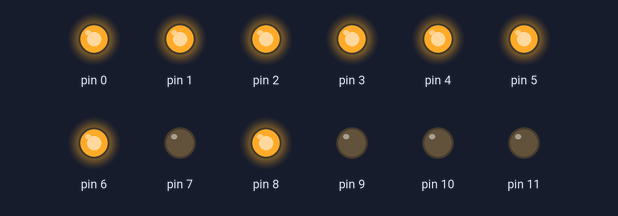
Bench run of a sketch on a simulated Arduino Uno, built with avr-gcc and run on an emulated ATmega328P. Shown: output pins drawn as LEDs (lit = HIGH). Random numbers use the default seed unless the sketch sets one.

Above: at 0.06 s.
At 4.94 s:
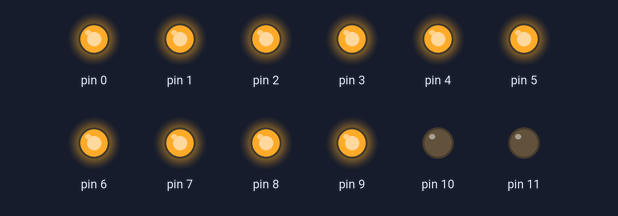
At 9.95 s:
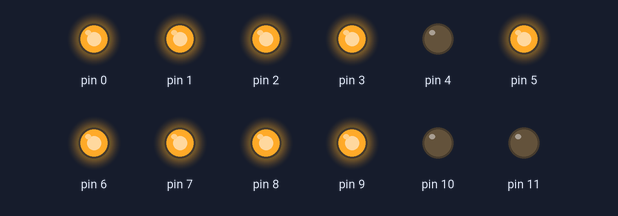
At 19.96 s:
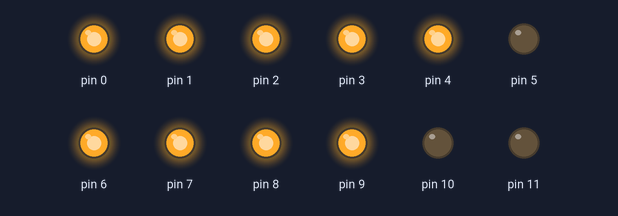
At 29.85 s:
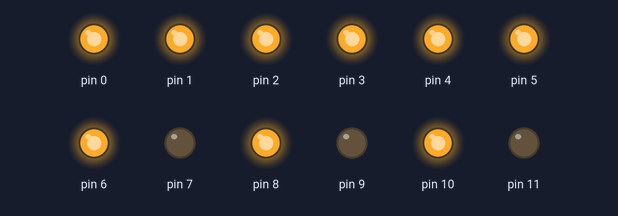
At 39.86 s:
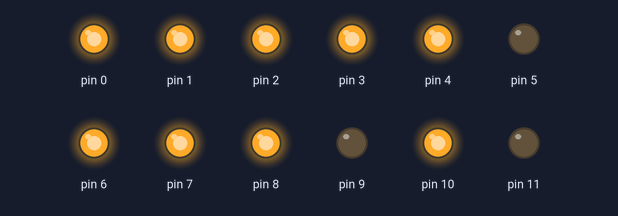
Timing chart, 0 to 40.0 s (numbered marks = the images above):
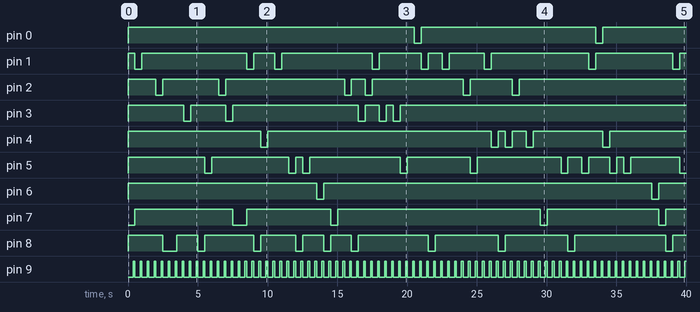

Measured:
- by itself, pin 0: goes HIGH 20.5 s, LOW 0.50 s, HIGH 12.5 s, LOW 0.50 s, then HIGH
- by itself, pin 1: LOW → HIGH at 0.00 s, → LOW 0.50 s later, → HIGH 0.50 s later, → LOW 7.5 s later, … (19 changes in this stretch)
- by itself, pin 2: LOW → HIGH at 0.00 s, → LOW 2.0 s later, → HIGH 0.50 s later, → LOW 4.0 s later, … (13 changes in this stretch)
- by itself, pin 3: LOW → HIGH at 0.00 s, → LOW 4.0 s later, → HIGH 0.50 s later, → LOW 2.5 s later, … (11 changes in this stretch)
- by itself, pin 4: LOW → HIGH at 0.00 s, → LOW 9.5 s later, → HIGH 0.50 s later, → LOW 16.0 s later, … (11 changes in this stretch)
- by itself, pin 5: LOW → HIGH at 0.00 s, → LOW 5.5 s later, → HIGH 0.50 s later, → LOW 5.5 s later, … (20 changes in this stretch)
- by itself, pin 6: goes HIGH 13.5 s, LOW 0.50 s, HIGH 23.5 s, LOW 0.50 s, then HIGH
- by itself, pin 7: LOW → HIGH at 0.50 s, → LOW 7.0 s later, → HIGH 1.0 s later, → LOW 6.0 s later, … (9 changes in this stretch)

The sketch:

led_3x3_raindrop.ino
```cpp
int rowCount = 3;
int colCount = 9;
int pinCount = rowCount + colCount;
int wait = 300;

int dropDelay = 125;

// the setup routine runs once when you press reset:
void setup() {
  // initialize the digital pin as an output.
  for (int i=0;i<pinCount;i++) {
    pinMode(i, OUTPUT);
  }

}

void setPin(int pin, boolean output) {
  // first 9 pins mapped to columns
  // 0   1   2   3   4   5   6   7   8
  // D0  D1  D2  D3  D4  D5  D6  D7  D8

  // last 3 pins mapped to rows
  // 9   10   11
  // D9  D10  D11

   if (output){
     digitalWrite(pin,HIGH);
   } else {
     digitalWrite(pin,LOW);
   }

}

void setAllCol(boolean setting) {
  for (int c=0;c<9;c++){
    setPin(c, setting);
  }
}

void allColOn() {
  setAllCol(false);
}

void allColOff() {
  setAllCol(true);
}

void setCol(int col, boolean setting) {
  setPin(col, setting);
}


void allRow(boolean setting) {
  for (int r=9;r<12;r++) {
    setPin(r, setting);
  }
}

void setRow(int row, boolean setting) {
  setPin(row+colCount, setting);
}

void allRowOn(){
  allRow(true);
}

void allRowOff(){
  allRow(false);
}

void allOn() {
  allRowOn();
  allColOn();
}

void allOff() {
  allRowOff();
  allColOff();
}


void singleOn(int col, int row) {
   allOff();

   for (int i=0;i<3;i++) {
    if (i == row) {
      setRow(i,true);
    } else {
      setRow(i,false);
    }
  }

  for (int i=0;i<9;i++) {
    if (i == col) {
      setCol(i,false);
    } else {
      setCol(i, true);
    }
  }

}

void allLayer(int row) {
  allOff();
  allColOn();
  setRow(row,true);
}

void dropThroughColumn(int col,int dropDelay) {
  allOff();

  for (int row=3;row>=0;row--) {
      singleOn(col,row);
      delay(dropDelay);
  }
}

void rainDrops() {

  // random column
  // http://arduino.cc/en/Reference/Random

  int col = random(0,16);
  dropThroughColumn(col,dropDelay);

}

// the loop routine runs forever:
void loop() {

   rainDrops();

}
```
